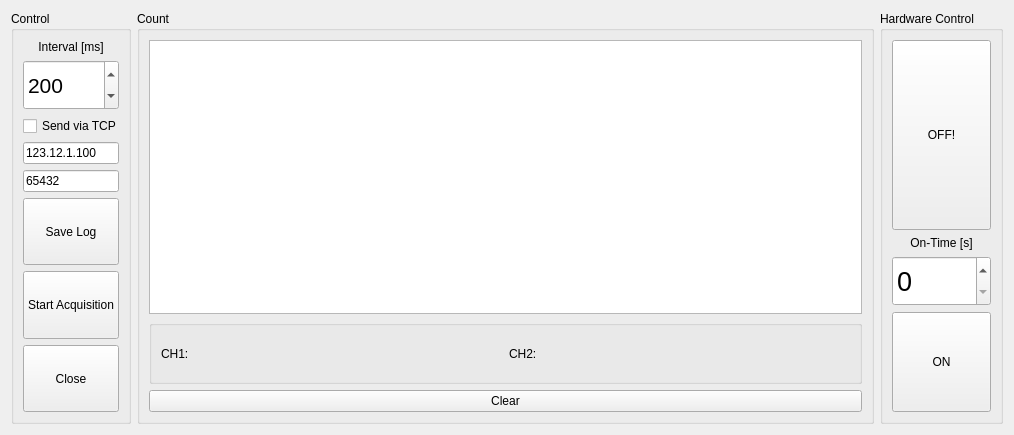
<?xml version="1.0" encoding="UTF-8"?>
<ui version="4.0">
 <class>Form</class>
 <widget class="QWidget" name="Form">
  <property name="geometry">
   <rect>
    <x>0</x>
    <y>0</y>
    <width>1014</width>
    <height>435</height>
   </rect>
  </property>
  <property name="windowTitle">
   <string>Form</string>
  </property>
  <layout class="QGridLayout" name="gridLayout">
   <item row="0" column="0">
    <layout class="QHBoxLayout" name="horizontalLayout">
     <property name="sizeConstraint">
      <enum>QLayout::SetNoConstraint</enum>
     </property>
     <item>
      <layout class="QVBoxLayout" name="verticalLayout">
       <item>
        <widget class="QGroupBox" name="groupBox">
         <property name="sizePolicy">
          <sizepolicy hsizetype="Minimum" vsizetype="Preferred">
           <horstretch>0</horstretch>
           <verstretch>0</verstretch>
          </sizepolicy>
         </property>
         <property name="title">
          <string>Control</string>
         </property>
         <layout class="QGridLayout" name="gridLayout_4">
          <item row="7" column="0">
           <widget class="QPushButton" name="button_stop">
            <property name="sizePolicy">
             <sizepolicy hsizetype="Minimum" vsizetype="Expanding">
              <horstretch>0</horstretch>
              <verstretch>0</verstretch>
             </sizepolicy>
            </property>
            <property name="minimumSize">
             <size>
              <width>0</width>
              <height>0</height>
             </size>
            </property>
            <property name="maximumSize">
             <size>
              <width>96</width>
              <height>16777215</height>
             </size>
            </property>
            <property name="text">
             <string>Start Acquisition</string>
            </property>
           </widget>
          </item>
          <item row="0" column="0">
           <widget class="QLabel" name="label">
            <property name="text">
             <string>Interval [ms]</string>
            </property>
            <property name="alignment">
             <set>Qt::AlignCenter</set>
            </property>
           </widget>
          </item>
          <item row="2" column="0">
           <widget class="QCheckBox" name="checkbox_send_TCP">
            <property name="maximumSize">
             <size>
              <width>96</width>
              <height>16777215</height>
             </size>
            </property>
            <property name="text">
             <string>Send via TCP</string>
            </property>
           </widget>
          </item>
          <item row="3" column="0">
           <widget class="QLineEdit" name="lineEdit_IP">
            <property name="sizePolicy">
             <sizepolicy hsizetype="Minimum" vsizetype="Fixed">
              <horstretch>0</horstretch>
              <verstretch>0</verstretch>
             </sizepolicy>
            </property>
            <property name="maximumSize">
             <size>
              <width>96</width>
              <height>16777215</height>
             </size>
            </property>
            <property name="text">
             <string>123.12.1.100</string>
            </property>
           </widget>
          </item>
          <item row="4" column="0">
           <widget class="QLineEdit" name="lineEdit_Port">
            <property name="sizePolicy">
             <sizepolicy hsizetype="Minimum" vsizetype="Fixed">
              <horstretch>0</horstretch>
              <verstretch>0</verstretch>
             </sizepolicy>
            </property>
            <property name="maximumSize">
             <size>
              <width>96</width>
              <height>16777215</height>
             </size>
            </property>
            <property name="text">
             <string>65432</string>
            </property>
           </widget>
          </item>
          <item row="8" column="0">
           <widget class="QPushButton" name="button_close">
            <property name="sizePolicy">
             <sizepolicy hsizetype="Minimum" vsizetype="Expanding">
              <horstretch>0</horstretch>
              <verstretch>0</verstretch>
             </sizepolicy>
            </property>
            <property name="maximumSize">
             <size>
              <width>96</width>
              <height>16777215</height>
             </size>
            </property>
            <property name="text">
             <string>Close</string>
            </property>
           </widget>
          </item>
          <item row="1" column="0">
           <widget class="QSpinBox" name="interval">
            <property name="minimumSize">
             <size>
              <width>0</width>
              <height>50</height>
             </size>
            </property>
            <property name="maximumSize">
             <size>
              <width>96</width>
              <height>16777215</height>
             </size>
            </property>
            <property name="font">
             <font>
              <pointsize>16</pointsize>
             </font>
            </property>
            <property name="minimum">
             <number>1</number>
            </property>
            <property name="maximum">
             <number>10000</number>
            </property>
            <property name="singleStep">
             <number>100</number>
            </property>
            <property name="value">
             <number>200</number>
            </property>
           </widget>
          </item>
          <item row="6" column="0">
           <widget class="QPushButton" name="button_save">
            <property name="sizePolicy">
             <sizepolicy hsizetype="Minimum" vsizetype="Expanding">
              <horstretch>0</horstretch>
              <verstretch>0</verstretch>
             </sizepolicy>
            </property>
            <property name="maximumSize">
             <size>
              <width>96</width>
              <height>16777215</height>
             </size>
            </property>
            <property name="text">
             <string>Save Log</string>
            </property>
           </widget>
          </item>
         </layout>
        </widget>
       </item>
      </layout>
     </item>
     <item>
      <widget class="QGroupBox" name="groupBox_3">
       <property name="title">
        <string>Count</string>
       </property>
       <layout class="QGridLayout" name="gridLayout_2">
        <item row="0" column="1">
         <widget class="QTextEdit" name="liste_sayim"/>
        </item>
        <item row="2" column="1">
         <widget class="QPushButton" name="button_clear">
          <property name="text">
           <string>Clear</string>
          </property>
         </widget>
        </item>
        <item row="1" column="1">
         <widget class="QGroupBox" name="gridGroupBox">
          <property name="sizePolicy">
           <sizepolicy hsizetype="Minimum" vsizetype="Preferred">
            <horstretch>0</horstretch>
            <verstretch>0</verstretch>
           </sizepolicy>
          </property>
          <layout class="QGridLayout" name="gridLayout_3">
           <item row="0" column="0">
            <widget class="QLabel" name="label_3">
             <property name="sizePolicy">
              <sizepolicy hsizetype="Minimum" vsizetype="Preferred">
               <horstretch>0</horstretch>
               <verstretch>0</verstretch>
              </sizepolicy>
             </property>
             <property name="text">
              <string>CH1: </string>
             </property>
            </widget>
           </item>
           <item row="0" column="2">
            <widget class="QLabel" name="label_5">
             <property name="sizePolicy">
              <sizepolicy hsizetype="Minimum" vsizetype="Preferred">
               <horstretch>0</horstretch>
               <verstretch>0</verstretch>
              </sizepolicy>
             </property>
             <property name="text">
              <string>CH2: </string>
             </property>
            </widget>
           </item>
           <item row="0" column="1">
            <widget class="QLabel" name="labelCH1">
             <property name="sizePolicy">
              <sizepolicy hsizetype="MinimumExpanding" vsizetype="Preferred">
               <horstretch>0</horstretch>
               <verstretch>0</verstretch>
              </sizepolicy>
             </property>
             <property name="font">
              <font>
               <pointsize>24</pointsize>
               <weight>75</weight>
               <bold>true</bold>
              </font>
             </property>
             <property name="text">
              <string/>
             </property>
            </widget>
           </item>
           <item row="0" column="3">
            <widget class="QLabel" name="labelCH2">
             <property name="sizePolicy">
              <sizepolicy hsizetype="MinimumExpanding" vsizetype="Preferred">
               <horstretch>0</horstretch>
               <verstretch>0</verstretch>
              </sizepolicy>
             </property>
             <property name="font">
              <font>
               <pointsize>24</pointsize>
               <weight>75</weight>
               <bold>true</bold>
              </font>
             </property>
             <property name="text">
              <string/>
             </property>
            </widget>
           </item>
          </layout>
         </widget>
        </item>
       </layout>
      </widget>
     </item>
     <item>
      <widget class="QGroupBox" name="groupBox_4">
       <property name="sizePolicy">
        <sizepolicy hsizetype="Minimum" vsizetype="Preferred">
         <horstretch>0</horstretch>
         <verstretch>0</verstretch>
        </sizepolicy>
       </property>
       <property name="title">
        <string>Hardware Control</string>
       </property>
       <layout class="QGridLayout" name="gridLayout_5">
        <item row="2" column="0">
         <widget class="QSpinBox" name="on_time">
          <property name="minimumSize">
           <size>
            <width>0</width>
            <height>50</height>
           </size>
          </property>
          <property name="font">
           <font>
            <pointsize>20</pointsize>
           </font>
          </property>
          <property name="alignment">
           <set>Qt::AlignLeading|Qt::AlignLeft|Qt::AlignVCenter</set>
          </property>
         </widget>
        </item>
        <item row="1" column="0">
         <widget class="QLabel" name="label_2">
          <property name="text">
           <string>On-Time [s]</string>
          </property>
          <property name="alignment">
           <set>Qt::AlignCenter</set>
          </property>
         </widget>
        </item>
        <item row="3" column="0">
         <widget class="QPushButton" name="button_HW_on">
          <property name="minimumSize">
           <size>
            <width>0</width>
            <height>100</height>
           </size>
          </property>
          <property name="text">
           <string>ON</string>
          </property>
         </widget>
        </item>
        <item row="0" column="0">
         <widget class="QPushButton" name="button_HW_off">
          <property name="sizePolicy">
           <sizepolicy hsizetype="Minimum" vsizetype="Expanding">
            <horstretch>0</horstretch>
            <verstretch>0</verstretch>
           </sizepolicy>
          </property>
          <property name="text">
           <string>OFF!</string>
          </property>
          <property name="autoDefault">
           <bool>false</bool>
          </property>
          <property name="default">
           <bool>false</bool>
          </property>
          <property name="flat">
           <bool>false</bool>
          </property>
         </widget>
        </item>
       </layout>
      </widget>
     </item>
    </layout>
   </item>
  </layout>
 </widget>
 <resources/>
 <connections/>
</ui>
